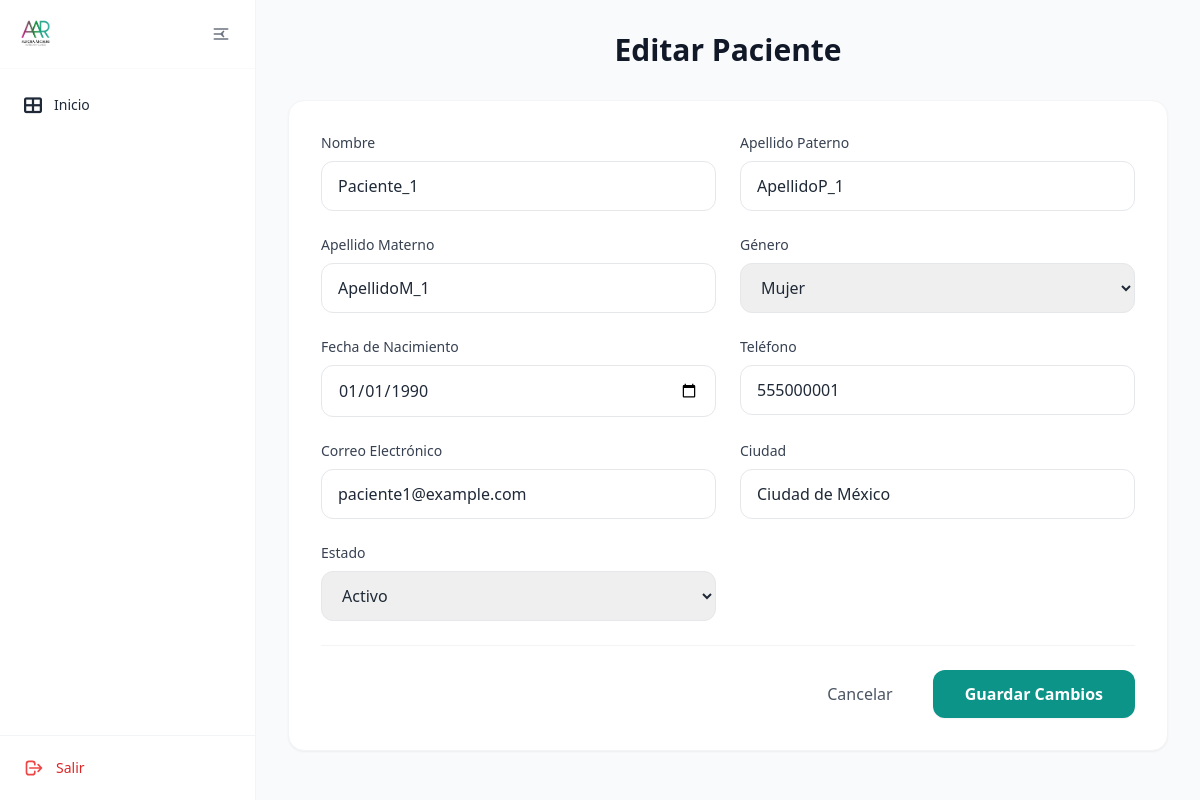
/pacientes/1/editar, run on the app's committed database.
### tables this page shows
CREATE TABLE pacientes (
    id INTEGER PRIMARY KEY AUTOINCREMENT,
    nombre TEXT NOT NULL,
    apellido_paterno TEXT NOT NULL,
    apellido_materno TEXT NOT NULL,
    genero TEXT NOT NULL CHECK (genero IN ('hombre', 'mujer')),
    fecha_nacimiento DATE NOT NULL,
    telefono TEXT NOT NULL,
    correo TEXT UNIQUE NOT NULL,
    ciudad TEXT NOT NULL,
    fecha_registro TIMESTAMP DEFAULT CURRENT_TIMESTAMP,
    status TEXT NOT NULL DEFAULT 'activo' CHECK (status IN ('activo', 'inactivo'))
);

### app/controllers/pacientes.py (the view, shortened to what this page needs)
@pacientes.route('/<int:id>/editar', methods=['GET', 'POST'])
def editar_paciente(id):
    paciente = Paciente.obtener_por_id(id)
    if paciente is None:
        flash('Paciente no encontrado', 'error')
        return redirect(url_for('pacientes.lista_pacientes_activos'))
    return render_template('pacientes/editar_paciente.html', paciente=paciente)

### app/db.py (called while the page is built)
def get_db():
    if 'db' not in g:
        try:
            db_path = os.environ.get('DATABASE_URL', 'pacientes.db')
            g.db = sqlite3.connect(
                db_path,
                detect_types=sqlite3.PARSE_DECLTYPES
            )
            g.db.row_factory = sqlite3.Row
        except sqlite3.Error as e:
            logger.error(f"Error crítico al conectar con la base de datos SQLite: {e}")
            raise e
    return g.db

def query_db(query, args=(), one=False):
    try:
        cur = get_db().execute(query, args)
        rv = cur.fetchall()
        cur.close()
        return (rv[0] if rv else None) if one else rv
    except sqlite3.Error as e:
        logger.error(f"Error al ejecutar query: {query}. Args: {args}. Detalle: {e}")
        raise e

### app/models/paciente.py (called while the page is built)
    @staticmethod
    def obtener_por_id(id):
        return query_db('SELECT * FROM pacientes WHERE id = ?', [id], one=True)

### app/templates/pacientes/editar_paciente.html (shortened to what this page needs)
{% extends "base/base.html" %}
{% block content %}
<div class="max-w-7xl mx-auto">
    <div class="mb-8">
        <h1 class="text-3xl font-bold text-gray-900" align="center">Editar Paciente</h1>
    </div>
    <div class="bg-white p-8 rounded-2xl shadow-sm border border-gray-100">
        {% include 'pacientes/partials/_formulario_editar_paciente.html' %}
    </div>
</div>
{% endblock %}

### app/templates/pacientes/partials/_formulario_editar_paciente.html (shortened to what this page needs)
<form id="form-editar-paciente" action="{{ url_for('pacientes.editar_paciente', id=paciente['id']) }}" method="POST" class="space-y-6">
    <div class="grid grid-cols-1 md:grid-cols-2 gap-6">
        <div class="space-y-2">
            <label for="nombre" class="block text-sm font-medium text-gray-700">Nombre</label>
            <input type="text" id="nombre" name="nombre" required
                   pattern="[a-zA-ZáéíóúÁÉÍÓÚñÑ\s]+"
                   onkeypress="return (event.charCode >= 65 && event.charCode <= 90) || (event.charCode >= 97 && event.charCode <= 122) || event.charCode == 32 || event.charCode == 225 || event.charCode == 233 || event.charCode == 237 || event.charCode == 243 || event.charCode == 250 || event.charCode == 193 || event.charCode == 201 || event.charCode == 205 || event.charCode == 211 || event.charCode == 218 || event.charCode == 241 || event.charCode == 209"
                   class="w-full px-4 py-3 rounded-xl border border-gray-200 focus:ring-2 focus:ring-teal-500 focus:border-teal-500 transition"
                   placeholder="Nombre(s)"
                   value="{{ paciente['nombre'] }}">
        </div>
        <div class="space-y-2">
            <label for="apellido_paterno" class="block text-sm font-medium text-gray-700">Apellido Paterno</label>
            <input type="text" id="apellido_paterno" name="apellido_paterno" required
                   pattern="[a-zA-ZáéíóúÁÉÍÓÚñÑ\s]+"
                   onkeypress="return (event.charCode >= 65 && event.charCode <= 90) || (event.charCode >= 97 && event.charCode <= 122) || event.charCode == 32 || event.charCode == 225 || event.charCode == 233 || event.charCode == 237 || event.charCode == 243 || event.charCode == 250 || event.charCode == 193 || event.charCode == 201 || event.charCode == 205 || event.charCode == 211 || event.charCode == 218 || event.charCode == 241 || event.charCode == 209"
                   class="w-full px-4 py-3 rounded-xl border border-gray-200 focus:ring-2 focus:ring-teal-500 focus:border-teal-500 transition"
                   placeholder="Apellido paterno"
                   value="{{ paciente['apellido_paterno'] }}">
        </div>
        <div class="space-y-2">
            <label for="apellido_materno" class="block text-sm font-medium text-gray-700">Apellido Materno</label>
            <input type="text" id="apellido_materno" name="apellido_materno" required
                   pattern="[a-zA-ZáéíóúÁÉÍÓÚñÑ\s]+"
                   onkeypress="return (event.charCode >= 65 && event.charCode <= 90) || (event.charCode >= 97 && event.charCode <= 122) || event.charCode == 32 || event.charCode == 225 || event.charCode == 233 || event.charCode == 237 || event.charCode == 243 || event.charCode == 250 || event.charCode == 193 || event.charCode == 201 || event.charCode == 205 || event.charCode == 211 || event.charCode == 218 || event.charCode == 241 || event.charCode == 209"
                   class="w-full px-4 py-3 rounded-xl border border-gray-200 focus:ring-2 focus:ring-teal-500 focus:border-teal-500 transition"
                   placeholder="Apellido materno"
                   value="{{ paciente['apellido_materno'] }}">
        </div>
        <div class="space-y-2">
            <label for="genero" class="block text-sm font-medium text-gray-700">Género</label>
            <select id="genero" name="genero" required
                    class="w-full px-4 py-3 rounded-xl border border-gray-200 focus:ring-2 focus:ring-teal-500 focus:border-teal-500 transition">
                <option value="mujer" {% if paciente['genero'] == 'mujer' %}selected{% endif %}>Mujer</option>
            </select>
        </div>
        <div class="space-y-2">
            <label for="fecha_nacimiento" class="block text-sm font-medium text-gray-700">Fecha de Nacimiento</label>
            <input type="date" id="fecha_nacimiento" name="fecha_nacimiento" required
                   min="1900-01-01"
                   class="w-full px-4 py-3 rounded-xl border border-gray-200 focus:ring-2 focus:ring-teal-500 focus:border-teal-500 transition"
                   value="{{ paciente['fecha_nacimiento'] }}">
        </div>
        <div class="space-y-2">
            <label for="telefono" class="block text-sm font-medium text-gray-700">Teléfono</label>
            <input type="tel" id="telefono" name="telefono" required maxlength="10" pattern="[0-9]{10}"
                   class="w-full px-4 py-3 rounded-xl border border-gray-200 focus:ring-2 focus:ring-teal-500 focus:border-teal-500 transition"
                   placeholder="10 dígitos"
                   value="{{ paciente['telefono'] }}">
        </div>
        <div class="space-y-2">
            <label for="correo" class="block text-sm font-medium text-gray-700">Correo Electrónico</label>
            <input type="email" id="correo" name="correo" required
                   class="w-full px-4 py-3 rounded-xl border border-gray-200 focus:ring-2 focus:ring-teal-500 focus:border-teal-500 transition"
                   placeholder="ejemplo@correo.com"
                   value="{{ paciente['correo'] }}">
        </div>
        <div class="space-y-2">
            <label for="ciudad" class="block text-sm font-medium text-gray-700">Ciudad</label>
            <input type="text" id="ciudad" name="ciudad" required
                   class="w-full px-4 py-3 rounded-xl border border-gray-200 focus:ring-2 focus:ring-teal-500 focus:border-teal-500 transition"
                   placeholder="Ciudad de residencia"
                   value="{{ paciente['ciudad'] }}">
        </div>
        <div class="space-y-2">
            <label for="status" class="block text-sm font-medium text-gray-700">Estado</label>
            <select id="status" name="status" required
                    class="w-full px-4 py-3 rounded-xl border border-gray-200 focus:ring-2 focus:ring-teal-500 focus:border-teal-500 transition">
                <option value="activo" {% if paciente['status'] == 'activo' %}selected{% endif %}>Activo</option>
            </select>
        </div>
    </div>
    <div class="flex items-center justify-end gap-4 pt-6 border-t border-gray-100">
        <a href="{{ url_for('pacientes.lista_pacientes_activos') }}" class="px-6 py-3 text-gray-600 hover:text-gray-900 font-medium transition">Cancelar</a>
        <button type="submit" class="px-8 py-3 bg-teal-600 hover:bg-teal-700 text-white font-semibold rounded-xl shadow-sm hover:shadow transition">
            Guardar Cambios
        </button>
    </div>
</form>

### app/static/css/style.css (style rules this page uses)
body { font-family: Arial, sans-serif; margin: 0; padding: 0; color: #2c3e50; }

### data on the page
pacientes: nombre "Paciente_1", apellido_paterno "ApellidoP_1", apellido_materno "ApellidoM_1", genero "Mujer", fecha_nacimiento "01/01/1990", telefono "555000001", correo "paciente1@example.com", ciudad "Ciudad de México", status "Activo"
